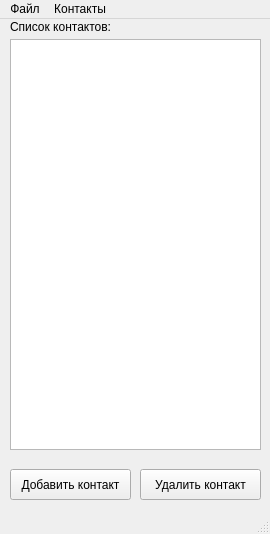
<?xml version="1.0" encoding="UTF-8"?>
<ui version="4.0">
 <class>MainClientWindow</class>
 <widget class="QMainWindow" name="MainClientWindow">
  <property name="geometry">
   <rect>
    <x>0</x>
    <y>0</y>
    <width>270</width>
    <height>534</height>
   </rect>
  </property>
  <property name="sizePolicy">
   <sizepolicy hsizetype="Preferred" vsizetype="Preferred">
    <horstretch>0</horstretch>
    <verstretch>0</verstretch>
   </sizepolicy>
  </property>
  <property name="minimumSize">
   <size>
    <width>270</width>
    <height>534</height>
   </size>
  </property>
  <property name="windowTitle">
   <string>Чат Программа alpha release</string>
  </property>
  <widget class="QWidget" name="centralwidget">
   <widget class="QLabel" name="label_contacts">
    <property name="geometry">
     <rect>
      <x>10</x>
      <y>0</y>
      <width>101</width>
      <height>16</height>
     </rect>
    </property>
    <property name="text">
     <string>Список контактов:</string>
    </property>
   </widget>
   <widget class="QPushButton" name="btn_add_contact">
    <property name="geometry">
     <rect>
      <x>10</x>
      <y>450</y>
      <width>121</width>
      <height>31</height>
     </rect>
    </property>
    <property name="text">
     <string>Добавить контакт</string>
    </property>
   </widget>
   <widget class="QPushButton" name="btn_remove_contact">
    <property name="geometry">
     <rect>
      <x>140</x>
      <y>450</y>
      <width>121</width>
      <height>31</height>
     </rect>
    </property>
    <property name="text">
     <string>Удалить контакт</string>
    </property>
   </widget>
   <widget class="QListView" name="list_contacts">
    <property name="geometry">
     <rect>
      <x>10</x>
      <y>20</y>
      <width>251</width>
      <height>411</height>
     </rect>
    </property>
   </widget>
  </widget>
  <widget class="QMenuBar" name="menubar">
   <property name="geometry">
    <rect>
     <x>0</x>
     <y>0</y>
     <width>270</width>
     <height>21</height>
    </rect>
   </property>
   <widget class="QMenu" name="menu">
    <property name="title">
     <string>Файл</string>
    </property>
    <addaction name="menu_exit"/>
   </widget>
   <widget class="QMenu" name="menu_2">
    <property name="title">
     <string>Контакты</string>
    </property>
    <addaction name="menu_add_contact"/>
    <addaction name="menu_del_contact"/>
    <addaction name="separator"/>
   </widget>
   <addaction name="menu"/>
   <addaction name="menu_2"/>
  </widget>
  <widget class="QStatusBar" name="statusBar"/>
  <action name="menu_exit">
   <property name="text">
    <string>Выход</string>
   </property>
  </action>
  <action name="menu_add_contact">
   <property name="text">
    <string>Добавить контакт</string>
   </property>
  </action>
  <action name="menu_del_contact">
   <property name="text">
    <string>Удалить контакт</string>
   </property>
  </action>
 </widget>
 <resources/>
 <connections/>
</ui>
